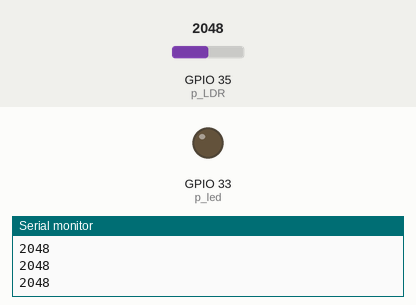
Recording of a sketch running on a simulated ESP32. Parts: output pins drawn as LEDs (lit = HIGH), the last lines printed to the serial monitor. The inputs (shaded band) are chosen by the test bench; at power-on: GPIO 35 (p_LDR) = 2048.

Above: at 1.2 s.
1.3 s: GPIO 35 (p_LDR) set to 426
2.8 s: GPIO 35 (p_LDR) set to 376
At 3.4 s:
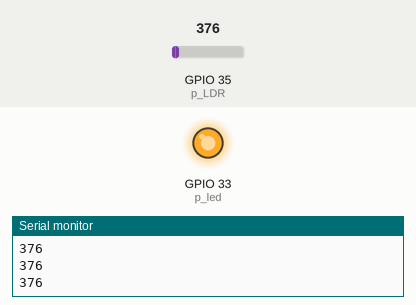
4.3 s: GPIO 35 (p_LDR) set to 491
At 4.7 s:
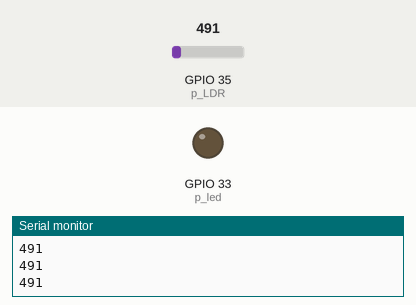
5.8 s: GPIO 35 (p_LDR) set to 0
At 7.1 s:
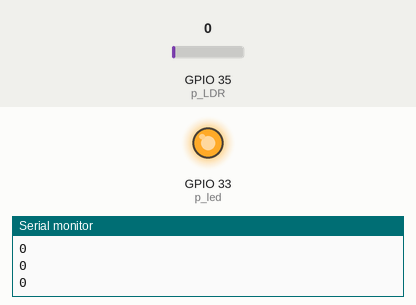
Timing chart, 0 to 8.3 s (numbered marks = the images above; inputs shaded):
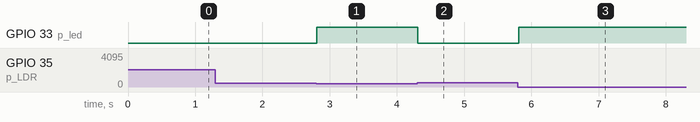

The sketch:

Led_LDR.ino
```cpp
//Plotear la señal resultante al oscurecer e iluminar un LDR
#define p_led 33
#define p_LDR 35
#define THLDR 400

void setup() {
  pinMode(p_led, OUTPUT);
  Serial.begin(115200);
}

void loop() {
//Definir la variable que recibe la señal del fotorresistor
int ldr = analogRead(p_LDR);
//Ciclo en el que el led enciende si la señal del LDR es mayo a un umbral
if (ldr > THLDR) {
digitalWrite(p_led, LOW);
}
else{
digitalWrite(p_led,HIGH);
}
Serial.println(ldr);
delay(100);

}
```

Measured:
- the behaviour switches between 401 and 400 on GPIO 35 (p_LDR) (found by bisection; images 0 and 1)
- after the input at 2.8 s, GPIO 33 (p_led): LOW → HIGH at once
- after the input at 4.3 s, GPIO 33 (p_led): HIGH → LOW at once
- after the input at 5.8 s, GPIO 33 (p_led): LOW → HIGH at once
